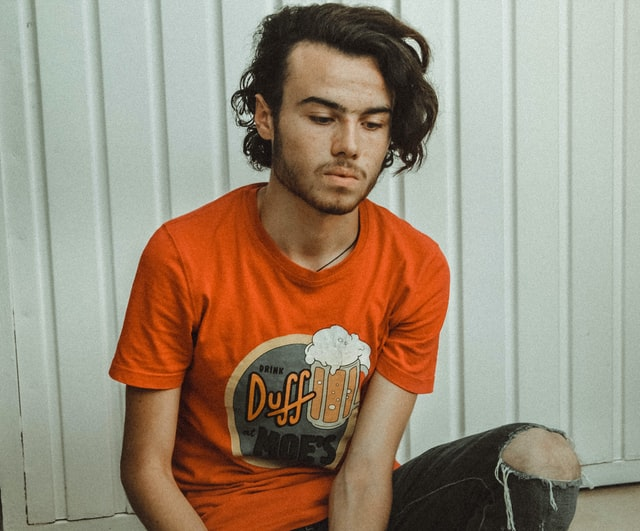
#> input picture ImageProcessingScripts/Image Cartoonfier/Images/image.jpg, 640 x 531 px, found by its file name
$ python image_cartoonifier.py
#> lines starting #> are read from the running program, lines starting #| are printed output that depends on the picture; after the words box and inside, x2 and y2 are one past the last pixel; in counts of white or black regions, pixels touching at a corner belong together
import cv2


#fetching the image
img =cv2.imread("image.jpg")
#> img is the input picture: shape (531, 640, 3); mean B, G, R 121.6, 140.9, 156.9
#giving the color changes
gray=cv2.cvtColor(img,cv2.COLOR_BGRA2GRAY)
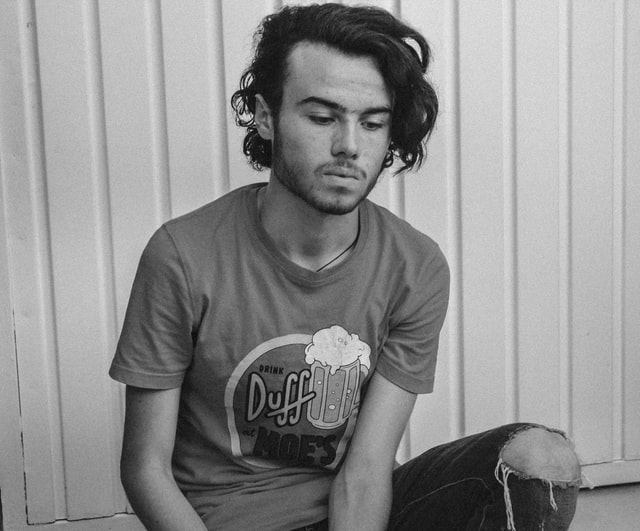
#> gray: shape (531, 640); min 7, max 243, mean 143.5
gray=cv2.medianBlur(gray,9)
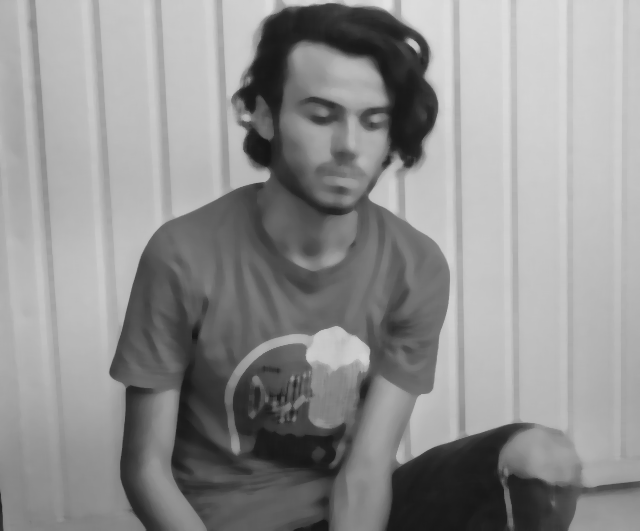
#> gray: shape (531, 640); min 21, max 226, mean 144
edges=cv2.adaptiveThreshold(gray,255,cv2.ADAPTIVE_THRESH_MEAN_C,cv2.THRESH_BINARY,13,6)
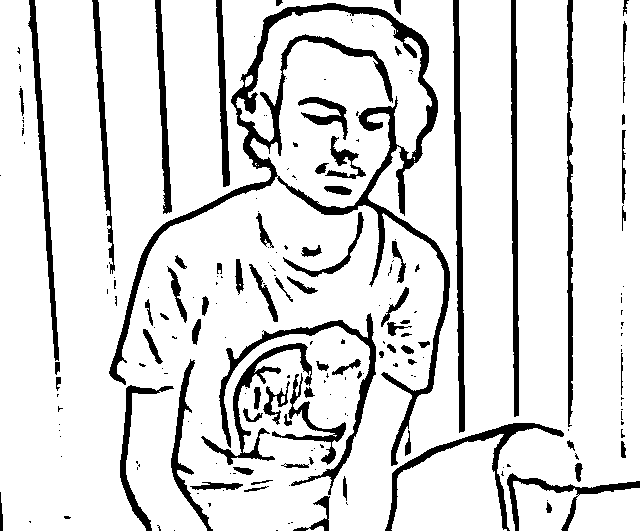
#> edges: shape (531, 640); 86.9% white; 213 black regions (132 under 20 px), largest, box (x1, y1, x2, y2) and area: (109, 3, 450, 466) 11955, (219, 313, 376, 495) 2653, (453, 0, 465, 433) 2554
color=cv2.bilateralFilter(img,9,250,250)
cartoon=cv2.bitwise_and(color,color,mask=edges)
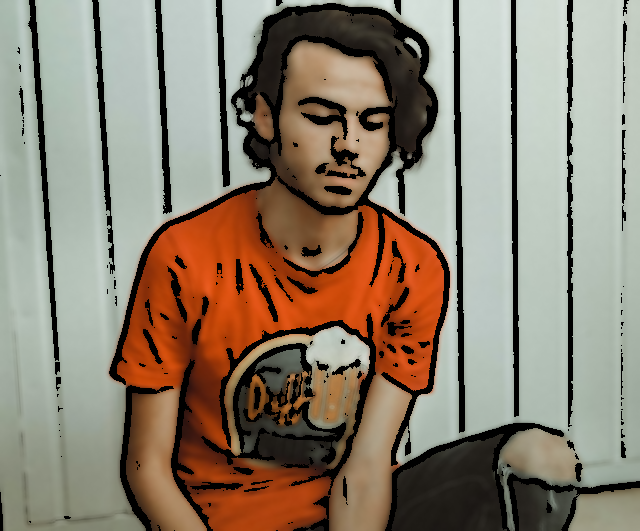
#> cartoon: shape (531, 640, 3); mean B, G, R 111.5, 128.1, 141

#showing the output image
cv2.imshow("output cartoonified image",cartoon)
cv2.waitKey(0)
cv2.destroyAllWindows()
